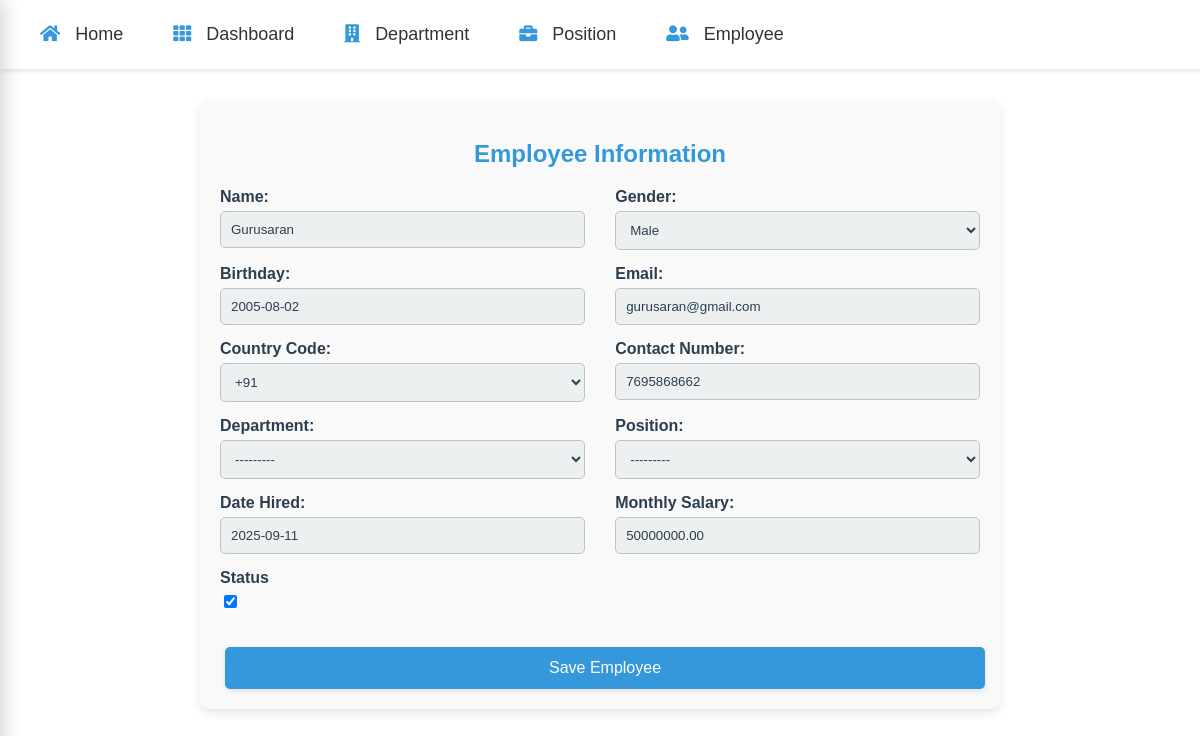
The app's page /update_employee/5 with its own data.
### base/models.py (models this page shows, shortened)
class EmpList(models.Model):
    GENDER_CHOICES = [
        ('male', 'Male'),
        ('female', 'Female'),
        ('other', 'Other'),
    ]
    COUNTRY_CHOICES = [
        ('IN', '+91'),  # India
        ('US', '+1'),   # United States
        ('AU', '+61'),  # Australia
        ('CA', '+1'),   # Canada
        ('UK', '+44'),  # United Kingdom
    ]
    name = models.CharField(max_length=255)
    gender = models.CharField(max_length=10, choices=GENDER_CHOICES)
    birthday = models.DateField()
    email = models.EmailField(unique=True)
    country_code = models.CharField(max_length=2, choices=COUNTRY_CHOICES)  # Country code
    contact_number = models.CharField(max_length=15)  # Adjust as necessary
    department = models.ForeignKey(Department,on_delete=models.SET_NULL, null=True, related_name='employees')
    position = models.ForeignKey(PositionList, on_delete=models.SET_NULL, null=True, related_name='employees')
    date_hired = models.DateField()
    monthly_salary = models.DecimalField(max_digits=10, decimal_places=2)
    status = models.BooleanField(default=True)  # Changed to BooleanField
    created = models.DateTimeField(auto_now_add=True, null=True)
    updated = models.DateTimeField(auto_now=True)
    class Meta:
        ordering = ['name']

class PositionList(models.Model):
    position = models.CharField(max_length=255)
    department = models.ForeignKey(Department,on_delete=models.SET_NULL, null=True, related_name='positions')
    description = models.TextField(blank=True, null=True)
    is_active = models.BooleanField(default=True)
    created = models.DateTimeField(auto_now_add=True, null=True)
    updated = models.DateTimeField(auto_now=True)
    class Meta:
        ordering = ['-updated', '-created']  # Existing ordering for PositionList
        unique_together = ('position', 'department')
    def __str__(self):
        return self.position

### base/views.py (the view)
# urls.py: path('update_employee/<str:pk>',views.update_emp,name="update_emp_page"),
def update_emp(request,pk):
    id = EmpList.objects.get(id=pk)
    form = emp_reg(instance=id)
    if request.method =='POST':
        form = emp_reg(request.POST,instance=id)
        if form.is_valid():
            form.save()
            return redirect('emp_data')
    context ={'form':form}
    return render(request,'base/employee_templates/update_emp.html',context)

### base/forms.py
class emp_reg(forms.ModelForm):
    class Meta:
        model = EmpList
        fields = '__all__'

### base/models.py (called while the page is built)
    def __str__(self):
        return self.name

### base/templates/base/employee_templates/update_emp.html (shortened to what this page needs)
{% extends 'nav_bar.html' %}
{% load static %}
{% block extra_css %}
    <link rel="stylesheet" type="text/css" href="{% static 'styles/emp_form.css' %}">
{% endblock %}
{% block content %}
<div class="form-container">
        <form action="" method="post" class="custom-form">
        <h2>Employee Information</h2>
        <div class="form-row">
            <div class="form-group">
                <label for="name">Name:</label>
                {{ form.name }}
            </div>
            <div class="form-group">
                <label for="gender">Gender:</label>
                {{ form.gender }}
            </div>
            <div class="form-group">
                <label for="birthday">Birthday:</label>
                {{ form.birthday }}
            </div>
            <div class="form-group">
                <label for="email">Email:</label>
                {{ form.email }}
            </div>
            <div class="form-group">
                <label for="country_code">Country Code:</label>
                {{ form.country_code }}
            </div>
            <div class="form-group">
                <label for="contact_number">Contact Number:</label>
                {{ form.contact_number }}
            </div>
            <div class="form-group">
                <label for="department">Department:</label>
                {{ form.department }}
            </div>
            <div class="form-group">
                <label for="position">Position:</label>
                {{ form.position }}
            </div>
            <div class="form-group">
                <label for="date_hired">Date Hired:</label>
                {{ form.date_hired }}
            </div>
            <div class="form-group">
                <label for="monthly_salary">Monthly Salary:</label>
                {{ form.monthly_salary }}
            </div>
            <div class="form-group">
                <label for="monthly_salary">Status</label>
                {{ form.status}}
            </div>
        </div>
        <input type="submit" value="Save Employee" class="btn-update">
    </form>
    </div>
{% endblock %}

### static/styles/emp_form.css (style rules this page uses)
body { background: #ffffff; color: #2c3e50; }
h2 { text-align: center; color: #3498db; }
.form-row { display: flex; flex-wrap: wrap; justify-content: space-between; margin-bottom: 20px; }
.form-group { flex: 0 0 48%; margin-bottom: 15px; }
.form-container { padding: 20px; background-color: #f9f9f9; border-radius: 10px; box-shadow: 0 4px 10px rgba(0, 0, 0, 0.1); max-width: 800px; width: 100%; box-sizing: border-box; margin: 100px auto; }
.custom-form { width: 100%; box-sizing: border-box; }
input, select, textarea { box-sizing: border-box; }
label { display: block; margin-bottom: 5px; font-weight: bold; color: #2c3e50; }
input[type="text"], input[type="email"], input[type="date"], input[type="number"], select, textarea { width: 100%; padding: 10px; border: 1px solid #bdc3c7; border-radius: 5px; background: #ecf0f1; color: #2c3e50; transition: border-color 0.3s; box-sizing: border-box; }
.btn-update, .btn-delete, .btn-submit { width: 100%; padding: 12px; border: none; border-radius: 5px; color: #ffffff; font-size: 16px; cursor: pointer; margin: 0 5px; transition: background-color 0.3s, transform 0.2s; box-shadow: 0 2px 5px rgba(0, 0, 0, 0.1); }
.btn-update { background: #3498db; }

### templates/nav_bar.html (style rules this page uses)
body { font-family: 'Arial', sans-serif; margin: 0; padding: 0; background: #f9f9f9; color: #333333; }

### records on screen
EmpList: name "Gurusaran", gender "Male", birthday "2005-08-02", email "gurusaran@gmail.com", country_code "+91", contact_number "7695868662", department "---------", date_hired "2025-09-11", monthly_salary "50000000.00", status "☑"
PositionList: position "---------"
